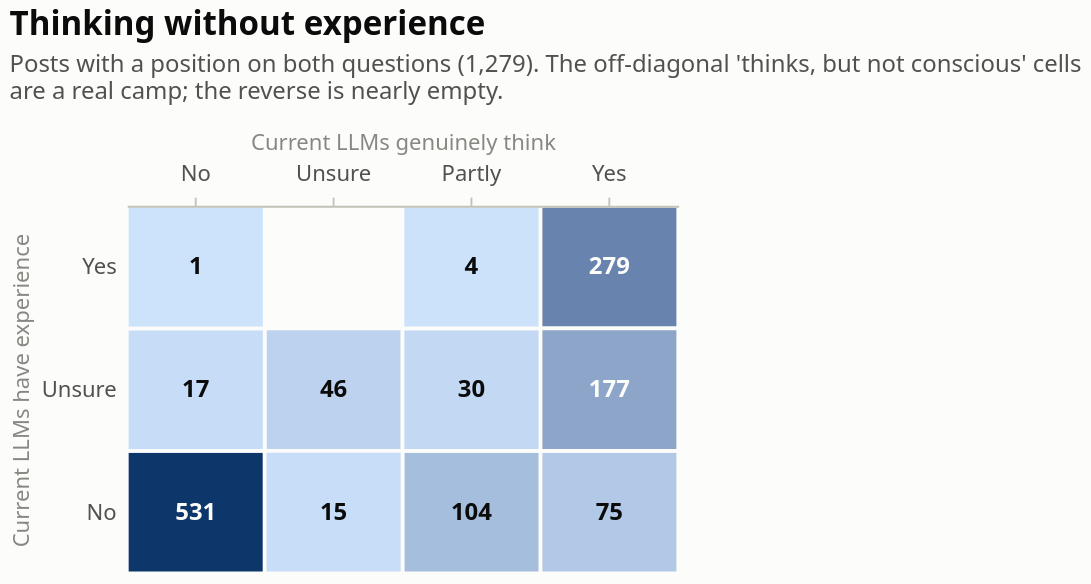

Write a Vega-Lite specification for this figure.
### Vega-Lite specification from a JSON file in a GitHub repository (floating-point values rounded to 4 significant figures)
{"$schema": "https://vega.github.io/schema/vega-lite/v6.4.1.json", "config": {"axis": {"domainColor": "#c3c2b7", "gridColor": "#e1e0d9", "gridWidth": 1, "labelColor": "#52514e", "labelFont": "system-ui, -apple-system, 'Segoe UI', sans-serif", "labelFontSize": 12, "labelPadding": 6, "tickColor": "#c3c2b7", "titleColor": "#898781", "titleFont": "system-ui, -apple-system, 'Segoe UI', sans-serif", "titleFontSize": 12, "titleFontWeight": 400}, "axisX": {"grid": false}, "axisY": {"domain": false, "ticks": false}, "background": "#fcfcfb", "bar": {"cornerRadiusEnd": 4}, "font": "system-ui, -apple-system, 'Segoe UI', sans-serif", "header": {"labelColor": "#0b0b0b", "labelFont": "system-ui, -apple-system, 'Segoe UI', sans-serif", "labelFontSize": 13, "labelFontWeight": 600, "titleColor": "#898781", "titleFont": "system-ui, -apple-system, 'Segoe UI', sans-serif"}, "legend": {"direction": "horizontal", "labelColor": "#52514e", "labelFont": "system-ui, -apple-system, 'Segoe UI', sans-serif", "labelFontSize": 12, "orient": "top", "symbolSize": 80, "symbolType": "square", "titleColor": "#898781", "titleFont": "system-ui, -apple-system, 'Segoe UI', sans-serif", "titleFontSize": 12, "titleOrient": "left"}, "line": {"strokeCap": "round", "strokeJoin": "round", "strokeWidth": 2}, "point": {"filled": true, "size": 64}, "range": {"category": ["#2a78d6", "#eb6834", "#1baf7a", "#eda100", "#e87ba4", "#008300", "#4a3aa7", "#e34948"]}, "text": {"color": "#52514e", "font": "system-ui, -apple-system, 'Segoe UI', sans-serif", "fontSize": 12}, "title": {"anchor": "start", "color": "#0b0b0b", "font": "system-ui, -apple-system, 'Segoe UI', sans-serif", "fontSize": 18, "fontWeight": 600, "offset": 14, "subtitleColor": "#52514e", "subtitleFontSize": 13, "subtitlePadding": 6}, "view": {"stroke": null}}, "data": {"name": "data-0c78827965208930b9dccaf776650c9f"}, "datasets": {"data-0c78827965208930b9dccaf776650c9f": [{"experience": "No", "n": 75, "other": "Yes", "share": 0.05864}, {"experience": "No", "n": 104, "other": "Partly", "share": 0.08131}, {"experience": "Yes", "n": 279, "other": "Yes", "share": 0.2181}, {"experience": "No", "n": 531, "other": "No", "share": 0.4152}, {"experience": "Unsure", "n": 177, "other": "Yes", "share": 0.1384}, {"experience": "Unsure", "n": 46, "other": "Unsure", "share": 0.03597}, {"experience": "Unsure", "n": 17, "other": "No", "share": 0.01329}, {"experience": "No", "n": 15, "other": "Unsure", "share": 0.01173}, {"experience": "Unsure", "n": 30, "other": "Partly", "share": 0.02346}, {"experience": "Yes", "n": 4, "other": "Partly", "share": 0.003127}, {"experience": "Yes", "n": 1, "other": "No", "share": 0.0007819}]}, "height": 200, "layer": [{"encoding": {"color": {"field": "n", "legend": null, "scale": {"range": ["#cde2fb", "#0d366b"]}, "type": "quantitative"}, "tooltip": [{"field": "experience", "title": "Experience", "type": "nominal"}, {"field": "other", "title": "Current LLMs genuinely think", "type": "nominal"}, {"field": "n", "title": "Posts", "type": "quantitative"}, {"field": "share", "format": ".0%", "title": "Share of committed", "type": "quantitative"}], "x": {"axis": {"labelAngle": 0, "labelPadding": 6, "orient": "top"}, "field": "other", "sort": ["No", "Unsure", "Partly", "Yes"], "title": "Current LLMs genuinely think", "type": "nominal"}, "y": {"field": "experience", "sort": ["Yes", "Unsure", "No"], "title": "Current LLMs have experience", "type": "nominal"}}, "mark": {"stroke": "#fcfcfb", "strokeWidth": 2, "type": "rect"}}, {"encoding": {"color": {"condition": {"test": "(datum.n > 153.48)", "value": "#fcfcfb"}, "value": "#0b0b0b"}, "text": {"field": "n", "format": ",d", "type": "quantitative"}, "x": {"field": "other", "sort": ["No", "Unsure", "Partly", "Yes"], "type": "nominal"}, "y": {"field": "experience", "sort": ["Yes", "Unsure", "No"], "type": "nominal"}}, "mark": {"fontSize": 13, "fontWeight": 600, "type": "text"}}], "title": {"subtitle": ["Posts with a position on both questions (1,279). The off-diagonal 'thinks, but not conscious' cells", "are a real camp; the reverse is nearly empty."], "text": "Thinking without experience"}, "width": 300}
